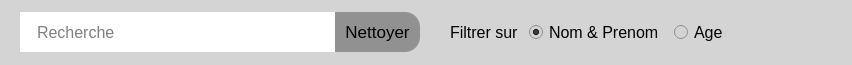
                     <widget class="QFrame" name="femme_2">
                      <property name="minimumSize">
                       <size>
                        <width>0</width>
                        <height>65</height>
                       </size>
                      </property>
                      <property name="maximumSize">
                       <size>
                        <width>16777215</width>
                        <height>50</height>
                       </size>
                      </property>
                      <property name="styleSheet">
                       <string notr="true">background-color: rgb(212, 212, 212);</string>
                      </property>
                      <property name="frameShape">
                       <enum>QFrame::NoFrame</enum>
                      </property>
                      <property name="frameShadow">
                       <enum>QFrame::Raised</enum>
                      </property>
                      <property name="lineWidth">
                       <number>0</number>
                      </property>
                      <layout class="QHBoxLayout" name="horizontalLayout_11">
                       <property name="spacing">
                        <number>0</number>
                       </property>
                       <property name="leftMargin">
                        <number>20</number>
                       </property>
                       <property name="topMargin">
                        <number>0</number>
                       </property>
                       <property name="rightMargin">
                        <number>20</number>
                       </property>
                       <property name="bottomMargin">
                        <number>0</number>
                       </property>
                       <item>
                        <widget class="QFrame" name="frame_18">
                         <property name="minimumSize">
                          <size>
                           <width>550</width>
                           <height>0</height>
                          </size>
                         </property>
                         <property name="frameShape">
                          <enum>QFrame::NoFrame</enum>
                         </property>
                         <property name="frameShadow">
                          <enum>QFrame::Raised</enum>
                         </property>
                         <property name="lineWidth">
                          <number>0</number>
                         </property>
                         <layout class="QHBoxLayout" name="horizontalLayout_15">
                          <property name="spacing">
                           <number>30</number>
                          </property>
                          <property name="leftMargin">
                           <number>0</number>
                          </property>
                          <property name="topMargin">
                           <number>0</number>
                          </property>
                          <property name="rightMargin">
                           <number>0</number>
                          </property>
                          <property name="bottomMargin">
                           <number>0</number>
                          </property>
                          <item>
                           <widget class="QFrame" name="frame_19">
                            <property name="minimumSize">
                             <size>
                              <width>400</width>
                              <height>0</height>
                             </size>
                            </property>
                            <property name="frameShape">
                             <enum>QFrame::NoFrame</enum>
                            </property>
                            <property name="frameShadow">
                             <enum>QFrame::Raised</enum>
                            </property>
                            <property name="lineWidth">
                             <number>0</number>
                            </property>
                            <layout class="QHBoxLayout" name="horizontalLayout_16">
                             <property name="spacing">
                              <number>0</number>
                             </property>
                             <property name="leftMargin">
                              <number>0</number>
                             </property>
                             <property name="topMargin">
                              <number>0</number>
                             </property>
                             <property name="rightMargin">
                              <number>0</number>
                             </property>
                             <property name="bottomMargin">
                              <number>0</number>
                             </property>
                             <item>
                              <widget class="QLineEdit" name="L_rechercherPatient">
                               <property name="minimumSize">
                                <size>
                                 <width>0</width>
                                 <height>40</height>
                                </size>
                               </property>
                               <property name="font">
                                <font>
                                 <pointsize>12</pointsize>
                                </font>
                               </property>
                               <property name="styleSheet">
                                <string notr="true">background-color: rgb(255, 255, 255);
padding-left: 15px</string>
                               </property>
                               <property name="frame">
                                <bool>false</bool>
                               </property>
                               <property name="placeholderText">
                                <string>Recherche</string>
                               </property>
                              </widget>
                             </item>
                             <item>
                              <widget class="QPushButton" name="btn_nettoyerPatient_2">
                               <property name="minimumSize">
                                <size>
                                 <width>85</width>
                                 <height>40</height>
                                </size>
                               </property>
                               <property name="font">
                                <font>
                                 <pointsize>13</pointsize>
                                </font>
                               </property>
                               <property name="cursor">
                                <cursorShape>PointingHandCursor</cursorShape>
                               </property>
                               <property name="styleSheet">
                                <string notr="true">background-color: rgb(145, 145, 145);
border-top-right-radius: 15px;
border-bottom-right-radius: 15px;
border: none;</string>
                               </property>
                               <property name="text">
                                <string>Nettoyer</string>
                               </property>
                               <property name="flat">
                                <bool>false</bool>
                               </property>
                              </widget>
                             </item>
                            </layout>
                           </widget>
                          </item>
                          <item>
                           <widget class="QFrame" name="frame_20">
                            <property name="frameShape">
                             <enum>QFrame::NoFrame</enum>
                            </property>
                            <property name="frameShadow">
                             <enum>QFrame::Raised</enum>
                            </property>
                            <layout class="QHBoxLayout" name="horizontalLayout_17">
                             <property name="spacing">
                              <number>10</number>
                             </property>
                             <property name="leftMargin">
                              <number>0</number>
                             </property>
                             <property name="topMargin">
                              <number>0</number>
                             </property>
                             <property name="rightMargin">
                              <number>0</number>
                             </property>
                             <property name="bottomMargin">
                              <number>0</number>
                             </property>
                             <item>
                              <widget class="QLabel" name="label_27">
                               <property name="font">
                                <font>
                                 <pointsize>12</pointsize>
                                </font>
                               </property>
                               <property name="text">
                                <string>Filtrer sur</string>
                               </property>
                              </widget>
                             </item>
                             <item>
                              <widget class="QRadioButton" name="ra_nomPatient">
                               <property name="font">
                                <font>
                                 <pointsize>12</pointsize>
                                </font>
                               </property>
                               <property name="text">
                                <string>Nom &amp;&amp; Prenom</string>
                               </property>
                               <property name="checked">
                                <bool>true</bool>
                               </property>
                              </widget>
                             </item>
                             <item>
                              <widget class="QRadioButton" name="ra_agePatient">
                               <property name="font">
                                <font>
                                 <pointsize>12</pointsize>
                                </font>
                               </property>
                               <property name="text">
                                <string>Age</string>
                               </property>
                              </widget>
                             </item>
                            </layout>
                           </widget>
                          </item>
                         </layout>
                        </widget>
                       </item>
                       <item>
                        <spacer name="horizontalSpacer_2">
                         <property name="orientation">
                          <enum>Qt::Horizontal</enum>
                         </property>
                         <property name="sizeHint" stdset="0">
                          <size>
                           <width>104</width>
                           <height>20</height>
                          </size>
                         </property>
                        </spacer>
                       </item>
                      </layout>
                     </widget>
